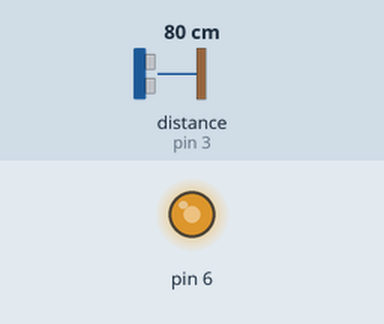
This sketch was run on a simulated Arduino Uno, built with avr-gcc and run on an emulated ATmega328P. Shown: output pins drawn as LEDs (lit = HIGH). Wiring (inferred from the names in the program): ultrasonic range finder: trigger pin 2; echo pin 3. The test bench sets the inputs (shaded band); at power-on: distance to the obstacle (sensor on pin 3) 80 cm. The echo pulse lasts 58.3 µs per cm; pins used as bus, display or sensor lines are not drawn.

Above: at 2.8 s.
2.9 s: distance to the obstacle (sensor on pin 3) set to 2 cm
At 4.7 s:
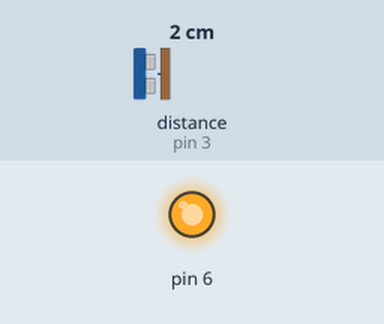
5.6 s: distance to the obstacle (sensor on pin 3) set to 18 cm
At 6.3 s:
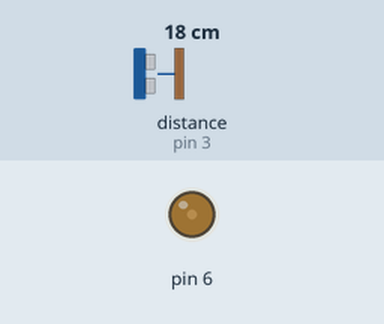
8.3 s: distance to the obstacle (sensor on pin 3) set to 35 cm
At 10.7 s:
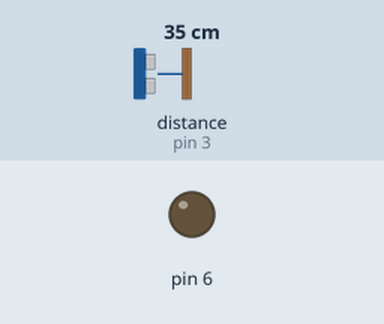
11.5 s: distance to the obstacle (sensor on pin 3) set to 4 cm
At 12.3 s:
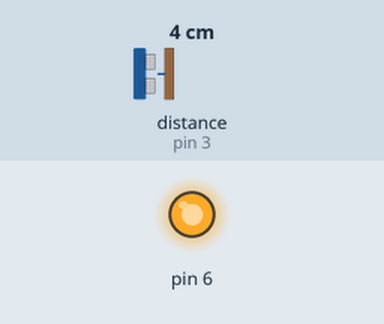
14.2 s: distance to the obstacle (sensor on pin 3) set to 60 cm
At 16.7 s:
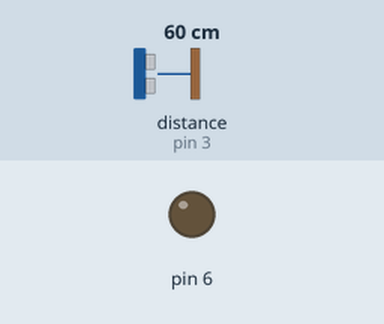
Timing chart, 0 to 18.2 s (numbered marks = the images above; inputs shaded):
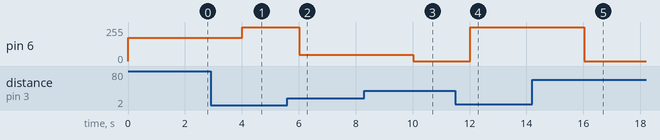

The sketch:

lab5.4.ino
```cpp
#include <avr/io.h>
#include <avr/interrupt.h>
#include <util/delay.h>

volatile uint16_t echo_time = 0;
volatile uint8_t echo_done = 0;

// Interrupt on INT1 for echo pulse measurement
ISR(INT1_vect)
{
    static uint8_t rising = 1;

    if (rising)
    {
        // Rising edge → start timer
        TCNT1 = 0;
        rising = 0;
        EICRA &= ~(1 << ISC10);     // switch to falling edge
        EICRA |=  (1 << ISC11);
    }
    else
    {
        // Falling edge → read timer
        echo_time = TCNT1;
        echo_done = 1;
        rising = 1;
        EICRA |=  (1 << ISC10) | (1 << ISC11);  // switch back to rising
    }
}

void timer1_init()
{
    // Normal mode, no prescaler → 16 MHz counting
    TCCR1A = 0x00;
    TCCR1B = (1 << CS10);
}

void pwm_init()
{
    // Fast PWM on OC0A (PD6)
    TCCR0A = (1 << COM0A1) | (1 << WGM00) | (1 << WGM01);
    TCCR0B = (1 << CS01); // prescaler 8 → ~7.8 kHz PWM
    DDRD |= (1 << PD6);   // OC0A as output
}

void ext_int_init()
{
    // INT1 on PD3
    EICRA |= (1 << ISC11) | (1 << ISC10); // Rising edge
    EIMSK |= (1 << INT1);                 // Enable INT1
}

void trigger_ultrasonic()
{
    // PD2 = trigger pin
    PORTD &= ~(1 << PD2);
    _delay_us(2);
    PORTD |=  (1 << PD2);
    _delay_us(10);
    PORTD &= ~(1 << PD2);
}

uint16_t measure_distance_cm()
{
    echo_done = 0;
    trigger_ultrasonic();

    // Wait for measurement
    while (!echo_done);

    // Convert time to distance:
    // distance (cm) = echo_time / 932 (for 16 MHz clock)
    return echo_time / 932;
}

void set_fan_speed(uint16_t distance)
{
    if (distance > 20) {
        OCR0A = 0;                  // fan OFF
    }
    else if (distance <= 4) {
        OCR0A = 255;                // full speed
    }
    else {
        // Map 4–20 cm → PWM range 255–0
        uint8_t pwm = (uint8_t)(255 - ((distance - 4) * 255 / 16));
        OCR0A = pwm;
    }
}

int main()
{
    DDRD |= (1 << PD2);   // trigger pin output
    DDRD &= ~(1 << PD3);  // echo pin input

    timer1_init();
    pwm_init();
    ext_int_init();
    sei();               // enable global interrupts

    while (1)
    {
        uint16_t distance = measure_distance_cm();
        set_fan_speed(distance);
        _delay_ms(2000);
    }
}
```

Measured:
- after the input at 2.9 s, pin 6: 176/255 → 255/255 after 1.1 s
- after the input at 5.6 s, pin 6: 255/255 → 48/255 after 0.41 s
- after the input at 8.3 s, pin 6: 48/255 → 0/255 after 1.7 s
- after the input at 11.5 s, pin 6: 0/255 → 255/255 after 0.52 s
- after the input at 14.2 s, pin 6: 255/255 → 0/255 after 1.8 s
